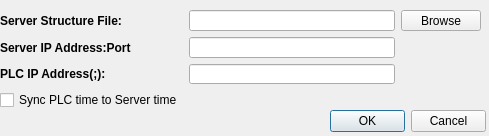
<?xml version="1.0" encoding="UTF-8"?>
<ui version="4.0">
 <class>Dialog</class>
 <widget class="QDialog" name="Dialog">
  <property name="geometry">
   <rect>
    <x>0</x>
    <y>0</y>
    <width>489</width>
    <height>136</height>
   </rect>
  </property>
  <property name="windowTitle">
   <string>Dialog</string>
  </property>
  <widget class="QWidget" name="layoutWidget">
   <property name="geometry">
    <rect>
     <x>0</x>
     <y>10</y>
     <width>481</width>
     <height>100</height>
    </rect>
   </property>
   <layout class="QGridLayout" name="gridLayout">
    <item row="0" column="0">
     <widget class="QLabel" name="label">
      <property name="font">
       <font>
        <weight>75</weight>
        <bold>true</bold>
       </font>
      </property>
      <property name="text">
       <string>Server Structure File:</string>
      </property>
     </widget>
    </item>
    <item row="3" column="0">
     <widget class="QCheckBox" name="checkBox">
      <property name="text">
       <string>Sync PLC time to Server time</string>
      </property>
     </widget>
    </item>
    <item row="2" column="0">
     <widget class="QLabel" name="label_2">
      <property name="font">
       <font>
        <weight>75</weight>
        <bold>true</bold>
       </font>
      </property>
      <property name="text">
       <string>PLC IP Address(;):</string>
      </property>
     </widget>
    </item>
    <item row="0" column="2">
     <widget class="QPushButton" name="pushButton_browse">
      <property name="text">
       <string>Browse</string>
      </property>
     </widget>
    </item>
    <item row="0" column="1">
     <widget class="QLineEdit" name="lineEdit_3"/>
    </item>
    <item row="2" column="1">
     <widget class="QLineEdit" name="lineEdit_2"/>
    </item>
    <item row="1" column="0">
     <widget class="QLabel" name="label_3">
      <property name="font">
       <font>
        <weight>75</weight>
        <bold>true</bold>
       </font>
      </property>
      <property name="text">
       <string>Server IP Address:Port</string>
      </property>
     </widget>
    </item>
    <item row="1" column="1">
     <widget class="QLineEdit" name="lineEdit"/>
    </item>
   </layout>
  </widget>
  <widget class="QDialogButtonBox" name="buttonBox">
   <property name="geometry">
    <rect>
     <x>330</x>
     <y>110</y>
     <width>156</width>
     <height>23</height>
    </rect>
   </property>
   <property name="standardButtons">
    <set>QDialogButtonBox::Cancel|QDialogButtonBox::Ok</set>
   </property>
  </widget>
 </widget>
 <resources/>
 <connections/>
</ui>
